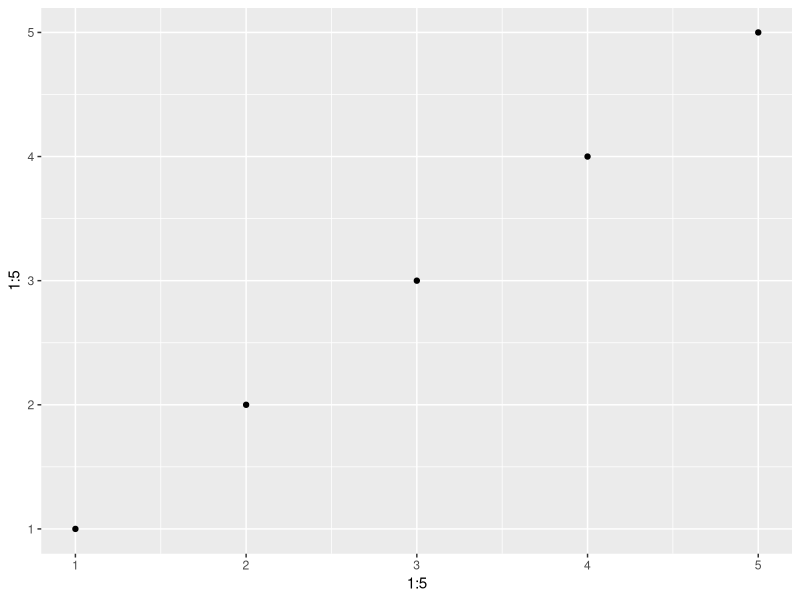
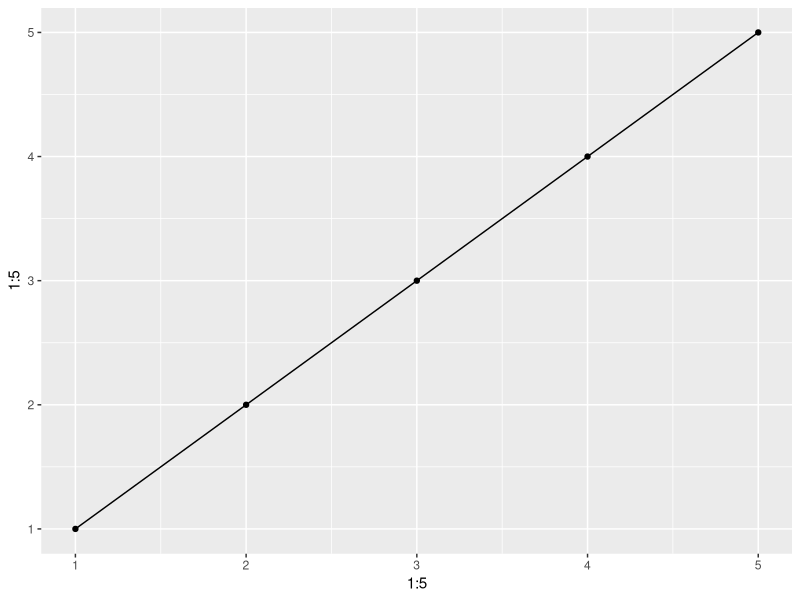
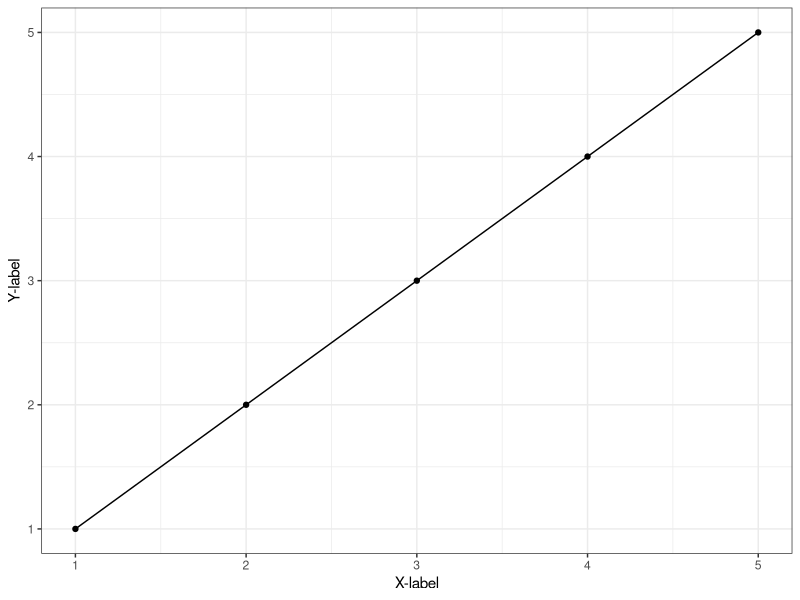
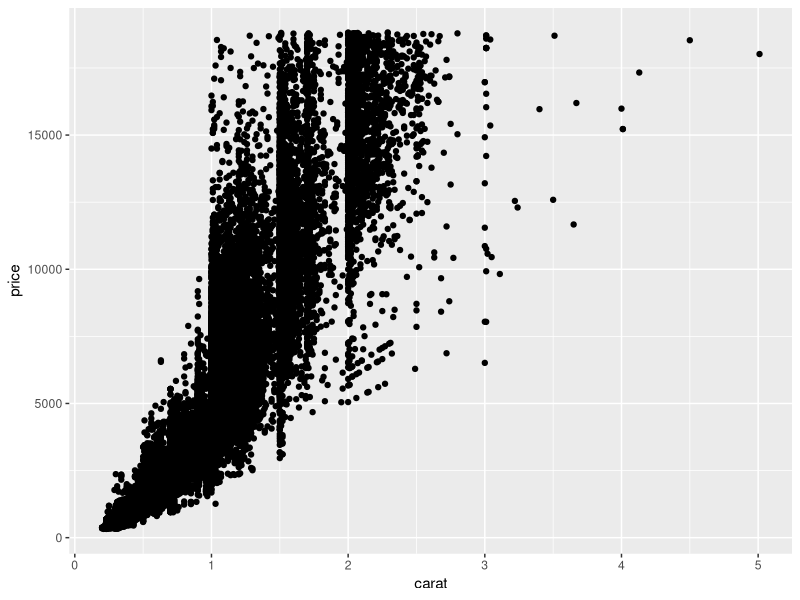
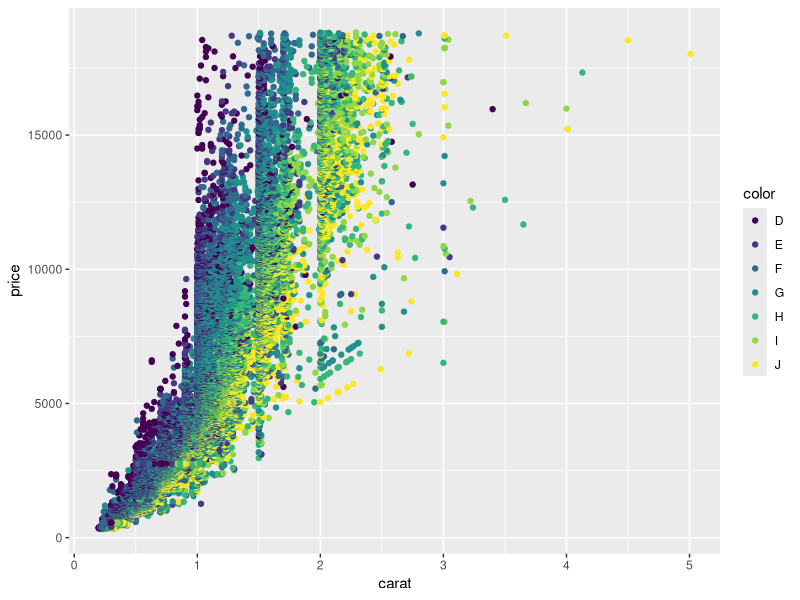
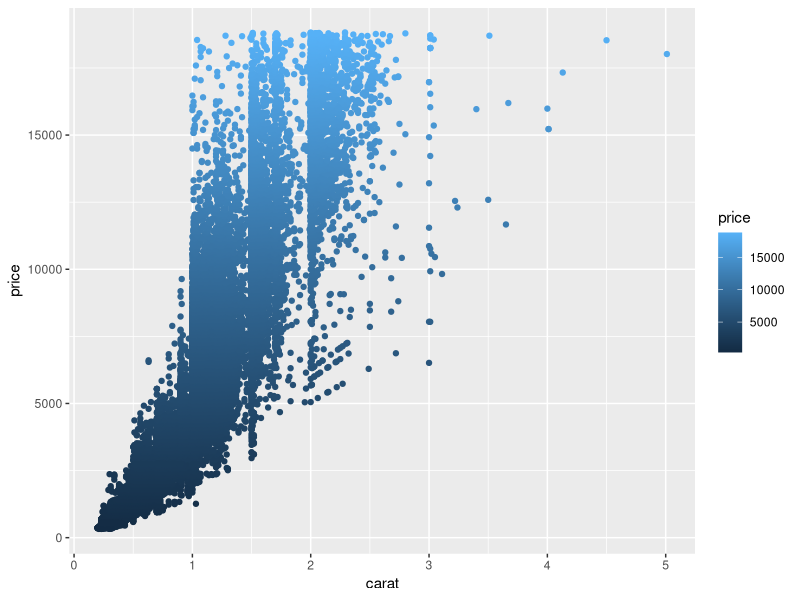

Write the R code that produced these figures, in order. (Note: this script raises an error after producing the figures.)
library(ggplot2)
library(reshape2)

# slide 5
p <- qplot(1:5, 1:5)
p

# slide 6
p + geom_line()

# slide 7
p + geom_line() + 
    xlab("X-label") + 
    ylab("Y-label") + 
    theme_bw()

# slide 10
ex <- data.frame(matrix(1:9, nrow = 3))
colnames(ex) <- c("Sample1", "Sample2", 
                   "Sample3")
ex$Gene <- c("Gene1", "Gene2", "Gene3")
ex
melt(ex)

# slide 12
p <- ggplot(data = diamonds, 
            mapping = aes(x = carat, y = price)
)

# slide 13
p + geom_point()

# slide 15
p %+% 
    aes(colour = color) + 
    geom_point()

# slide 16
p %+% 
    aes(colour = price) + 
    geom_point()

dat_gl <- data.frame(condition = c("Healthy", "Healthy", "Diseased", "Diseased"),
                     treatment = c("Untreated", "Treated", "Untreated", "Treated"),
                     score = c(10.5, 11, 6.4, 10)
                     )
dat_gl$condition <- relevel(dat_gl$condition, "Diseased")
dat_gl$treatment <- relevel(dat_gl$treatment, "Untreated")

# slide 18
p <- ggplot(dat_gl, 
            aes(
                x = treatment, 
                y = score, 
                group = 
                    condition           
            ))
p + geom_line()

# slide 19
p %+% aes(
    linetype = condition) +
    geom_line()

# slide 20
p <- ggplot(diamonds, 
            aes(x = cut, 
                y = log(carat)
            )
) 
p + geom_boxplot()

# slide 21
p + geom_boxplot(
    aes(colour = cut)
)

# slide 22
p + geom_boxplot(
    aes(fill = cut)
)

# slide 23
p + geom_jitter()

# slide 24
p + geom_jitter(
    alpha = 0.1
)

# slide 25
p + geom_jitter(
    alpha = 0.1
) +
    geom_boxplot(
        aes(fill = cut), 
        width = 0.5
    )

# slide 26
p <- ggplot(diamonds, 
            aes(x = price))
p + geom_histogram()

# slide 27
p + geom_histogram(
    binwidth = 50
) + 
    xlim(c(300, 5000))

# slide 28
p + geom_density(
    fill = "grey"
)

# slide 29
p + geom_histogram(
    aes(y = 
            ..density..), 
    binwidth = 50) +
    geom_density(
        fill = "grey", 
        alpha = 0.5
    ) + xlim(c(300, 5000))

# slide 30
ggplot(diamonds, 
       aes(x = cut)) + 
    geom_bar()

# slide 31
p <- ggplot(dat_gl, 
            aes(x = condition, 
                y = score, 
                group = treatment)
)
p + geom_bar(
    stat = "identity"
)

# slide 33
p + geom_bar(
    stat = "identity", 
    position = "dodge", 
    width = 0.5
)

# slide 34
p <- p + geom_bar(
    stat = "identity", 
    position = 
        position_dodge(0.8), 
    width = 0.5)
p


# slide 35
p + geom_errorbar(
    aes(ymin = score - 1, 
        ymax = score + 1), 
    position = 
        position_dodge(0.8), 
    width = 0.25)

# slide 36
p <- ggplot(diamonds, 
            aes(x = 'a', 
                fill = cut)
) + 
    geom_bar(
        width = 1
    )
p

# slide 37
p + coord_polar(
    theta = 'y'
)

# slide 38
p <- ggplot(diamonds, 
            aes(x = cut, 
                fill = color)
)
p + geom_bar()

# slide 39
p + geom_bar(
    position = 
        "dodge"
)

# slide 41
p <- ggplot(mtcars, 
            aes(mpg, 
                hp,
                colour = 
                    factor(cyl))) + 
    geom_point()
p

# slide 42
p + facet_wrap(~cyl)

# slide 43
p + facet_wrap(~cyl, 
               scales = "free", 
               nrow = 2)

# slide 44
p + facet_grid(~cyl, 
               scales = "free", 
               space = "free")

# slide 45
p <- p + facet_grid(
    cyl~., 
    scales = "free", 
    space = "free")
p

# slide 46
p <- ggplot(diamonds, 
            aes(carat, 
                price, 
                colour = 
                    price)
) + 
    geom_point()
p

# slide 47
p + 
    scale_colour_gradient(
        name = "Dollars",
        low = "red", 
        high = "green")

# slide 48
p + 
    scale_colour_gradient2(
        low = "red", 
        mid = "blue",
        high = "green",
        midpoint = 10000)

# slide 49
p + 
    scale_colour_gradientn(
        colours = rainbow(7)
    )

# slide 51
colScale <- 
    scale_colour_gradientn(
        rescaler = function(x, ...)x, 
        oob = identity, 
        colours=c("red", "red", "green", 
                  "blue", "orange", "orange"), 
        values=c(0, 2000, 5000, 10000, 
                 15000, 20000),
        breaks = c(0, 5000, 9000, 20000),
        limits = c(0, 20000))    

# slide 52
p + 
    colScale

# slide 53
p <- ggplot(mtcars, 
            aes(mpg, 
                hp,
                colour = 
                    factor(cyl))) + 
    geom_point()
p

# slide 54
colScale <- 
    scale_colour_manual(
        values = c('4' = "#7fc97f", 
                   '8' = "#beaed4", 
                   '6' = "#fdc086"),
        labels = c('4' = "Four", '6' = "Six", 
                   '8' = "Eight"),
        breaks = c('6', '8', '4'),
        name = "Cylinders"
    )

# slide 55
p + colScale

# slide 56
p %+% subset(
    mtcars, 
    cyl != 8
)

# slide 57
p %+% subset(
    mtcars, 
    cyl != 8
) + 
    colScale

# slide 58
colScale <- 
    scale_colour_manual(
        values = c('4' = "#7fc97f", 
                   '8' = "#beaed4", 
                   '6' = "#fdc086"),
        labels = c('4' = "Four", '6' = "Six", 
                   '8' = "Eight"),
        breaks = c('6', '8', '4'),
        name = "Cylinders",
        drop = FALSE)

# slide 59
scale_fill_gradient()
scale_fill_gradient2()
scale_fill_gradientn()
scale_fill_manual()

# slide 60
p <- ggplot(diamonds, 
            aes(x = cut)) + 
    geom_bar()
p

# slide 61
xScale <- scale_x_discrete(name = "Cut", 
                           labels = c("Fair" = "F",
                                      "Good" = "G",
                                      "Very Good" = "VG",
                                      "Premium" = "P",
                                      "Ideal" = "I"))
yScale <- scale_y_sqrt("sqrt(counts)",
                       expand = c(0,0))

# slide 62
p + xScale + yScale

# slide 63
p <- ggplot(dat_gl, 
            aes(x = treatment, 
                y = score, 
                shape = condition, 
                linetype = condition, 
                group = condition)) + 
    geom_point() + 
    geom_line()
p

# slide 65
lineScale <- scale_linetype_manual(
    values = c("Healthy" = 1, "Diseased" = 2), 
    labels = c('Healthy' = "A-OK", 
               'Diseased' = "Not so good"),
    breaks = c('Healthy', 'Diseased'),
    name = "Types of object"
)

# slide 66
lineScale2 <- scale_linetype_manual(
    values = c("Healthy" = 1, "Diseased" = 2)
)

# slide 67
shapeScale <- scale_shape_manual(
    values = c("Healthy" = 1, "Diseased" = 2)
)

# slide 68
scale_alpha_continuous()
scale_alpha_manual()

# slide 69
p

# slide 70
p + guides(
    shape = FALSE
)

# slide 71
p + guides(
    shape = FALSE, 
    linetype = FALSE
)

# slide 72
p + theme_bw()

# slide 73
p + theme_classic()

# slide 76
p + theme(axis.text.x = 
              element_text(
                  family = 
                      "Comic Sans MS", 
                  colour = "red", 
                  angle = 90, 
                  face = "bold.italic", 
                  vjust = 0.5, hjust = 1
              ))

# slide 77
p + theme(
    legend.title = 
        element_blank(),
    axis.title =
        element_blank()
)

# slide 78
p + theme_classic(
    base_size = 20, 
    base_family = 
        "Arial") +
    theme(
        axis.title.x = 
            element_blank()
    )    

# slide 79
set.seed(1)
mat <- matrix(rnorm(600), ncol = 6)
colnames(mat) <- 
    paste(rep(c("p1", "p2", "p3"), 2), 
          rep(c("baseline", "treated"), 
              each = 3))
rownames(mat) <- paste0("Gene", 
                        seq_len(nrow(mat)))

# slide 80
mat2 <- melt(mat)
mat2$condition <- sub("p\\d ", 
                      "", mat2$Var2)
mat2$Var2 <- sub("(p\\d).+", 
                 "\\1", mat2$Var2)
colnames(mat2) <- c("Gene", "Participant", 
                    "Score", "Condition")
mat2$Significant <- abs(mat2$Score) > 2.5

# slide 82
p <- ggplot(mat2, aes(
    x = Participant, 
    y = Gene, 
    fill = Score)) +
    geom_tile() +
    facet_wrap(
        ~Condition)
p

# slide 83
myTheme <- theme(
    axis.text.y = element_blank(),
    axis.title = element_blank(),
    axis.ticks.y = element_blank()
)

# slide 84
p + myTheme

# slide 85
xScale <- scale_x_discrete(
    labels = c("p1" = "Bob",
               "p2" = "Jim",
               "p3" = "Johnny"),
    expand = c(0,0)
)

# slide 86
p + myTheme + 
    xScale 

# slide 87
fillScale <- 
    scale_fill_gradientn(colours=
                             c("#d7191c", "#d7191c", "#fdae61", 
                               "#ffffbf", "#a6d96a", "#1a9641", 
                               "#1a9641"
                             ), rescaler = function(x, ...)x, 
                         oob = identity, 
                         values=c(-5, -2.5, -1.25, 0, 1.25, 2.5, 5),
                         breaks = c(-2.5, -1.25, 0, 1.25, 2.5),
                         limits = c(-3, 3))

# slide 88
p + myTheme + 
    xScale +
    fillScale

# slide 89
labelConversion <- list(
    "baseline" = "Baseline", 
    "treated" = "Treated"
)
c_labeller <- function(variable,value){
    return(labelConversion[value])
}

# slide 90
p <- p + myTheme + 
    xScale +
    fillScale +
    facet_grid(~Condition, 
               labeller=c_labeller
    )
p

# slide 91
p %+% aes(
    colour = Significant
)

# slide 92
colScale <- scale_colour_manual(
    name = element_blank(),
    values = c("TRUE" = "black", "FALSE" = NA),
    labels = c("TRUE" = "Significant"),
    limits = "TRUE")

# slide 93
p %+% 
    aes(
        colour = Significant
    ) + 
    colScale + 
    geom_tile(size = 0.5)

# slide 94
alphaScale <- scale_alpha_manual(
    name = element_blank(),
    values = c("TRUE" = 1, "FALSE" = 0),
    guide = FALSE)

# slide 95
p + geom_tile(
    aes(
        colour = Significant, 
        alpha = Significant), 
    size = 0.5) + 
    colScale + 
    alphaScale    
